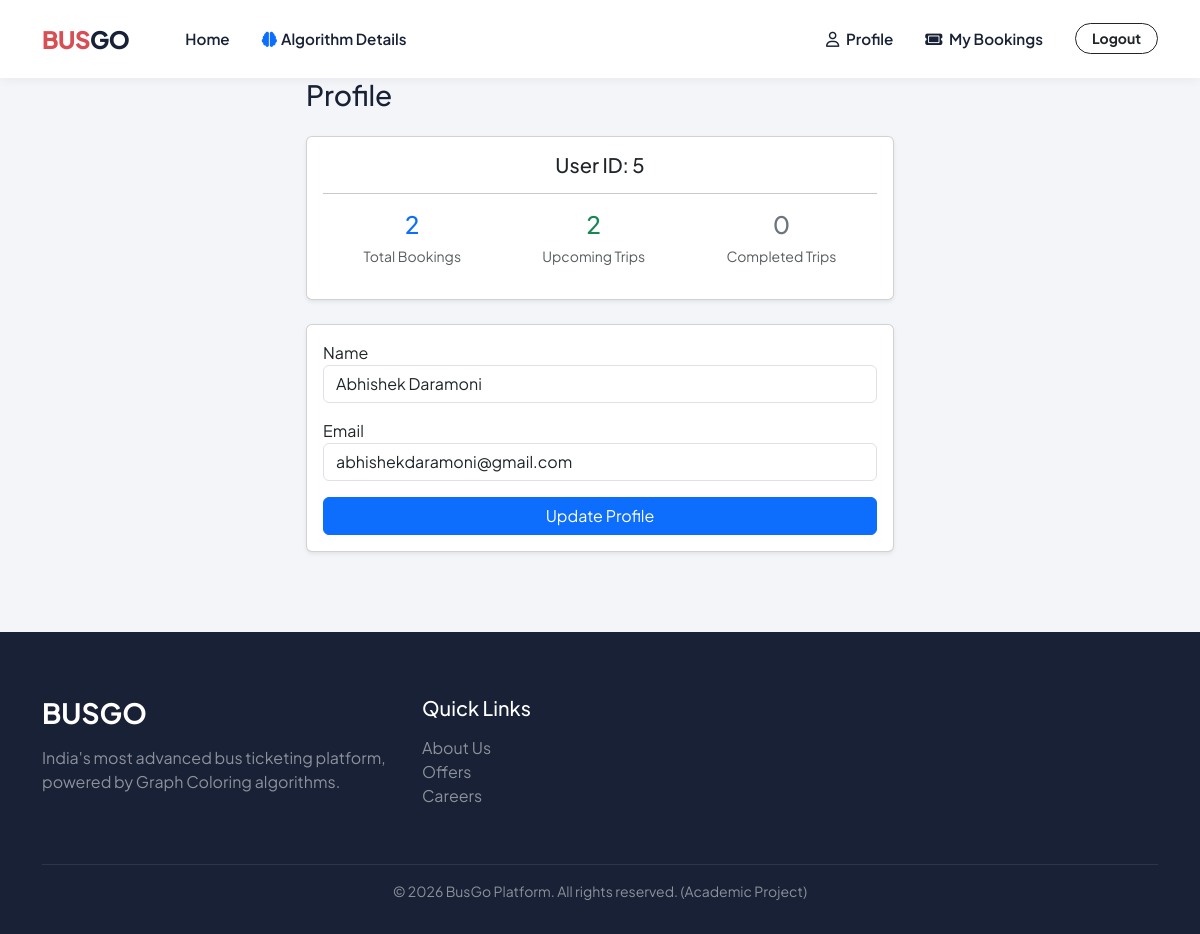
Screenshot of /profile (signed in) with the database file from the repository.
### models/user.py (models this page shows)
class User(db.Model):
    id = db.Column(db.Integer, primary_key=True)
    name = db.Column(db.String(100), nullable=False)
    email = db.Column(db.String(120), unique=True, nullable=False)
    password_hash = db.Column(db.String(256), nullable=False)
    role = db.Column(db.String(20), default='user')  # 'user' or 'admin'
    created_at = db.Column(db.DateTime, default=datetime.utcnow)
    bookings = db.relationship('Booking', backref='user', lazy=True)

### routes/auth.py (the view, shortened to what this page needs)
@auth_bp.route('/profile', methods=['GET', 'POST'])
def profile():
    if 'user_id' not in session:
        flash("Please login to view your profile.", "warning")
        return redirect(url_for('auth.login'))
    user = User.query.get(session['user_id'])
    if not user:
        session.clear()
        flash("Session expired or user deleted. Please login again.", "danger")
        return redirect(url_for('auth.login'))
    from models import Booking
    total_bookings = Booking.query.filter_by(user_id=user.id).count()
    upcoming_trips = Booking.query.filter_by(user_id=user.id, booking_status='Confirmed').count()
    completed_trips = 0 # Can be calculated based on journey date
    return render_template('profile.html', user=user, total=total_bookings, upcoming=upcoming_trips, completed=completed_trips)

### templates/profile.html
{% extends 'base.html' %}
{% block content %}
<div class="row">
    <div class="col-md-6 mx-auto">
        <h3 class="mb-4">Profile</h3>
        <div class="card shadow-sm mb-4">
            <div class="card-body text-center">
                <h5 class="card-title">User ID: {{ user.id }}</h5>
                <hr>
                <div class="d-flex justify-content-around">
                    <div><h4 class="text-primary">{{ total }}</h4><p class="text-muted small">Total Bookings</p></div>
                    <div><h4 class="text-success">{{ upcoming }}</h4><p class="text-muted small">Upcoming Trips</p></div>
                    <div><h4 class="text-secondary">{{ completed }}</h4><p class="text-muted small">Completed Trips</p></div>
                </div>
            </div>
        </div>
        <div class="card shadow-sm">
            <div class="card-body">
                <form method="POST" action="{{ url_for('auth.profile') }}">
                    <div class="mb-3">
                        <label>Name</label>
                        <input type="text" name="name" class="form-control" value="{{ user.name }}" required>
                    </div>
                    <div class="mb-3">
                        <label>Email</label>
                        <input type="email" name="email" class="form-control" value="{{ user.email }}" required>
                    </div>
                    <button type="submit" class="btn btn-primary w-100">Update Profile</button>
                </form>
            </div>
        </div>
    </div>
</div>
{% endblock %}

### static/css/style.css (style rules this page uses)
:root { --primary: #d84e55; --primary-dark: #b83d44; --secondary: #182135; --accent: #FFC107; --success: #00c46a; --danger: #ff4d4d; --bg-main: #f4f5f8; --text-dark: #182135; --text-muted: #6b7280; --border-color: #e5e7eb; --card-shadow: 0 8px 24px rgba(0, 0, 0, 0.08); --hover-shadow: 0 12px 32px rgba(216, 78, 85, 0.15); --color-0: #fce7f3; --color-1: #fef3c7; --color-2: #d1fae5; --color-3: #e0e7ff; }
body { font-family: 'Plus Jakarta Sans', sans-serif; background-color: var(--bg-main); color: var(--text-dark); -webkit-font-smoothing: antialiased; }

### rows the page displays
User: id "5", name "Abhishek Daramoni", email "abhishekdaramoni@gmail.com"

### other values shown
{{ total }} "2"
{{ upcoming }} "2"
{{ completed }} "0"
